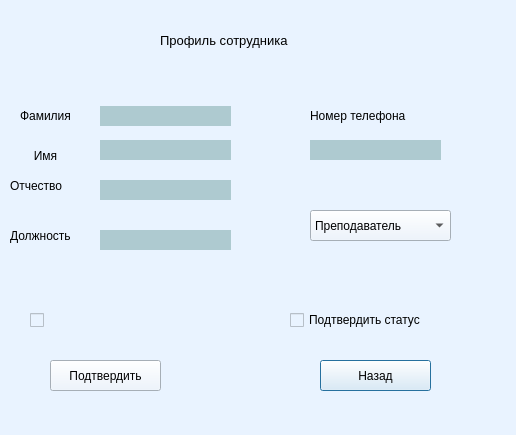
<?xml version="1.0" encoding="UTF-8"?>
<ui version="4.0">
 <class>EditUser</class>
 <widget class="QDialog" name="EditUser">
  <property name="geometry">
   <rect>
    <x>0</x>
    <y>0</y>
    <width>516</width>
    <height>435</height>
   </rect>
  </property>
  <property name="windowTitle">
   <string>Dialog</string>
  </property>
  <property name="styleSheet">
   <string notr="true">background-color: rgb(233, 243, 255);</string>
  </property>
  <widget class="QLabel" name="label">
   <property name="geometry">
    <rect>
     <x>160</x>
     <y>20</y>
     <width>171</width>
     <height>41</height>
    </rect>
   </property>
   <property name="font">
    <font>
     <pointsize>10</pointsize>
    </font>
   </property>
   <property name="text">
    <string>Профиль сотрудника</string>
   </property>
  </widget>
  <widget class="QLabel" name="label_2">
   <property name="geometry">
    <rect>
     <x>20</x>
     <y>100</y>
     <width>71</width>
     <height>31</height>
    </rect>
   </property>
   <property name="font">
    <font>
     <pointsize>9</pointsize>
    </font>
   </property>
   <property name="text">
    <string>Фамилия</string>
   </property>
  </widget>
  <widget class="QLabel" name="label_3">
   <property name="geometry">
    <rect>
     <x>10</x>
     <y>140</y>
     <width>71</width>
     <height>31</height>
    </rect>
   </property>
   <property name="font">
    <font>
     <pointsize>9</pointsize>
    </font>
   </property>
   <property name="text">
    <string>Имя</string>
   </property>
   <property name="alignment">
    <set>Qt::AlignCenter</set>
   </property>
  </widget>
  <widget class="QLabel" name="label_4">
   <property name="geometry">
    <rect>
     <x>10</x>
     <y>170</y>
     <width>71</width>
     <height>31</height>
    </rect>
   </property>
   <property name="font">
    <font>
     <pointsize>9</pointsize>
    </font>
   </property>
   <property name="text">
    <string>Отчество</string>
   </property>
  </widget>
  <widget class="QLabel" name="label_5">
   <property name="geometry">
    <rect>
     <x>10</x>
     <y>220</y>
     <width>81</width>
     <height>31</height>
    </rect>
   </property>
   <property name="font">
    <font>
     <pointsize>9</pointsize>
    </font>
   </property>
   <property name="text">
    <string>Должность</string>
   </property>
  </widget>
  <widget class="QLabel" name="label_6">
   <property name="geometry">
    <rect>
     <x>310</x>
     <y>100</y>
     <width>121</width>
     <height>31</height>
    </rect>
   </property>
   <property name="font">
    <font>
     <pointsize>9</pointsize>
    </font>
   </property>
   <property name="text">
    <string>Номер телефона</string>
   </property>
  </widget>
  <widget class="QLabel" name="surname">
   <property name="geometry">
    <rect>
     <x>100</x>
     <y>106</y>
     <width>131</width>
     <height>20</height>
    </rect>
   </property>
   <property name="styleSheet">
    <string notr="true">background-color: rgb(174, 202, 208);</string>
   </property>
   <property name="text">
    <string/>
   </property>
  </widget>
  <widget class="QLabel" name="name">
   <property name="geometry">
    <rect>
     <x>100</x>
     <y>140</y>
     <width>131</width>
     <height>20</height>
    </rect>
   </property>
   <property name="styleSheet">
    <string notr="true">background-color: rgb(174, 202, 208);</string>
   </property>
   <property name="text">
    <string/>
   </property>
  </widget>
  <widget class="QLabel" name="patronymic">
   <property name="geometry">
    <rect>
     <x>100</x>
     <y>180</y>
     <width>131</width>
     <height>20</height>
    </rect>
   </property>
   <property name="styleSheet">
    <string notr="true">background-color: rgb(174, 202, 208);</string>
   </property>
   <property name="text">
    <string/>
   </property>
  </widget>
  <widget class="QLabel" name="phoneNumber">
   <property name="geometry">
    <rect>
     <x>310</x>
     <y>140</y>
     <width>131</width>
     <height>20</height>
    </rect>
   </property>
   <property name="styleSheet">
    <string notr="true">background-color: rgb(174, 202, 208);</string>
   </property>
   <property name="text">
    <string/>
   </property>
  </widget>
  <widget class="QPushButton" name="backButton">
   <property name="geometry">
    <rect>
     <x>320</x>
     <y>360</y>
     <width>111</width>
     <height>31</height>
    </rect>
   </property>
   <property name="text">
    <string>Назад</string>
   </property>
  </widget>
  <widget class="QCheckBox" name="checkBox">
   <property name="geometry">
    <rect>
     <x>30</x>
     <y>310</y>
     <width>201</width>
     <height>20</height>
    </rect>
   </property>
   <property name="font">
    <font>
     <pointsize>8</pointsize>
    </font>
   </property>
   <property name="text">
    <string/>
   </property>
  </widget>
  <widget class="QPushButton" name="confirmButton">
   <property name="geometry">
    <rect>
     <x>50</x>
     <y>360</y>
     <width>111</width>
     <height>31</height>
    </rect>
   </property>
   <property name="text">
    <string>Подтвердить</string>
   </property>
  </widget>
  <widget class="QLabel" name="post">
   <property name="geometry">
    <rect>
     <x>100</x>
     <y>230</y>
     <width>131</width>
     <height>20</height>
    </rect>
   </property>
   <property name="styleSheet">
    <string notr="true">background-color: rgb(174, 202, 208);</string>
   </property>
   <property name="text">
    <string/>
   </property>
  </widget>
  <widget class="QComboBox" name="comboBox">
   <property name="geometry">
    <rect>
     <x>310</x>
     <y>210</y>
     <width>141</width>
     <height>31</height>
    </rect>
   </property>
   <item>
    <property name="text">
     <string>Преподаватель</string>
    </property>
   </item>
   <item>
    <property name="text">
     <string>Учебно-организационный отдел</string>
    </property>
   </item>
  </widget>
  <widget class="QCheckBox" name="checkBox_2">
   <property name="geometry">
    <rect>
     <x>290</x>
     <y>310</y>
     <width>151</width>
     <height>20</height>
    </rect>
   </property>
   <property name="text">
    <string>Подтвердить статус</string>
   </property>
  </widget>
 </widget>
 <resources/>
 <connections/>
</ui>
